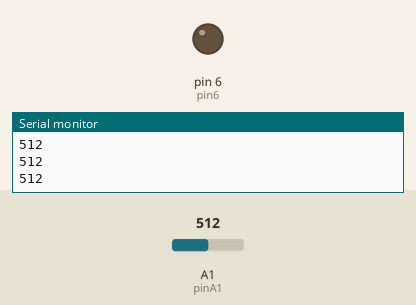
Recording of a sketch running on a simulated Arduino Uno, built with avr-gcc and run on an emulated ATmega328P. Parts: output pins drawn as LEDs (lit = HIGH), the last lines printed to the serial monitor. The test bench sets the inputs (shaded band); at power-on: A1 (pinA1) = 512.

Above: at 1.2 s.
1.3 s: A1 (pinA1) set to 992
2.8 s: A1 (pinA1) set to 1009
At 3.2 s:
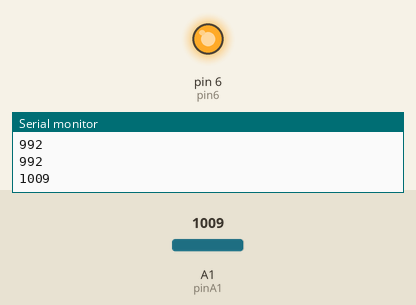
5.8 s: A1 (pinA1) set to 990
At 7.0 s:
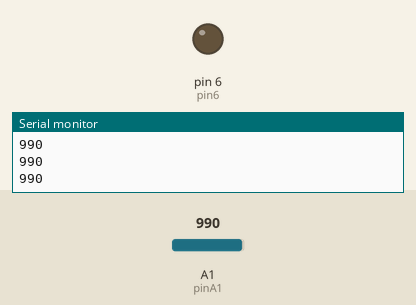
7.3 s: A1 (pinA1) set to 1010
At 7.7 s:
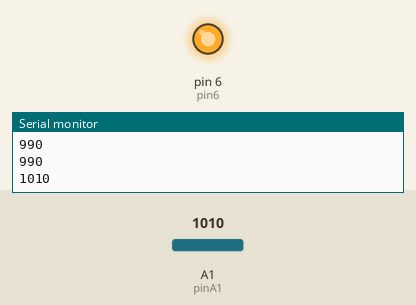
Timing chart, 0 to 10.3 s (numbered marks = the images above; inputs shaded):
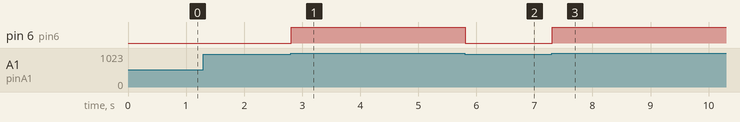

The sketch:

buzzer_with_potent.ino
```cpp
int pinA1=A1;
int pin6=6;
int potval;
int dt=500;
void setup()
{
  pinMode(pinA1,INPUT);
  pinMode(pin6,OUTPUT);
  Serial.begin(9600);

}

void loop()
{
  potval=analogRead(A1);
  Serial.println(potval);
  if(potval>1000){
    digitalWrite(pin6,HIGH);
    delay(dt);
    digitalWrite(pin6,LOW);
  }


}
```

Measured:
- the behaviour switches between 1000 and 1001 on A1 (pinA1) (found by bisection; images 0 and 1)
- after the input at 2.8 s, pin 6 (pin6): LOW → HIGH at once
- after the input at 5.8 s, pin 6 (pin6): HIGH → LOW at once
- after the input at 7.3 s, pin 6 (pin6): LOW → HIGH at once
